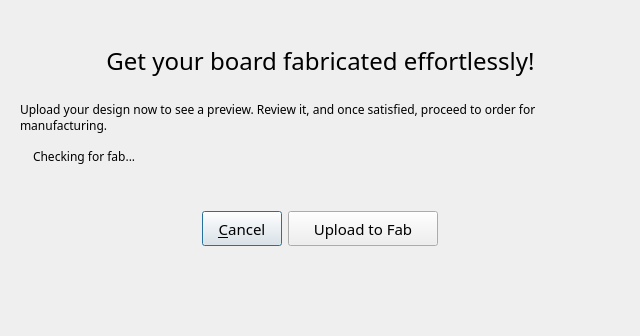
<?xml version="1.0" encoding="UTF-8"?>
<ui version="4.0">
 <class>FabUploadDialog</class>
 <widget class="QDialog" name="FabUploadDialog">
  <property name="geometry">
   <rect>
    <x>0</x>
    <y>0</y>
    <width>640</width>
    <height>336</height>
   </rect>
  </property>
  <property name="font">
   <font>
    <family>Droid Sans</family>
   </font>
  </property>
  <property name="windowTitle">
   <string>Fritzing Fab Upload</string>
  </property>
  <layout class="QVBoxLayout" name="verticalLayout_2">
    <item>
     <spacer name="verticalSpacer_2">
      <property name="orientation">
       <enum>Qt::Vertical</enum>
      </property>
      <property name="sizeHint" stdset="0">
       <size>
        <width>20</width>
        <height>30</height>
       </size>
      </property>
     </spacer>
    </item>
    <item>
     <layout class="QHBoxLayout" name="horizontalLayout_2">
      <item>
       <spacer name="horizontalSpacer_2">
        <property name="orientation">
         <enum>Qt::Horizontal</enum>
        </property>
        <property name="sizeHint" stdset="0">
         <size>
          <width>40</width>
          <height>20</height>
         </size>
        </property>
       </spacer>
      </item>
      <item>
       <widget class="QLabel" name="headline">
        <property name="font">
         <font>
          <family>Droid Sans</family>
          <pointsize>18</pointsize>
          <bold>false</bold>
         </font>
        </property>
        <property name="text">
         <string>Get your board fabricated effortlessly!</string>
        </property>
        <property name="alignment">
         <set>Qt::AlignCenter</set>
        </property>
       </widget>
      </item>
      <item>
       <spacer name="horizontalSpacer">
        <property name="orientation">
         <enum>Qt::Horizontal</enum>
        </property>
        <property name="sizeHint" stdset="0">
         <size>
          <width>40</width>
          <height>20</height>
         </size>
        </property>
       </spacer>
      </item>
     </layout>
    </item>
    <item>
     <widget class="QStackedWidget" name="stackedWidget">
      <property name="currentIndex">
       <number>0</number>
      </property>
      <widget class="QWidget" name="page">
       <layout class="QVBoxLayout" name="verticalLayout">
        <item>
         <widget class="QSplitter" name="splitter">
          <property name="orientation">
           <enum>Qt::Vertical</enum>
          </property>
          <widget class="QLabel" name="label_2">
           <property name="text">
            <string>Upload your design now to see a preview. Review it, and once satisfied, proceed to order for manufacturing.</string>
           </property>
           <property name="wordWrap">
            <bool>true</bool>
           </property>
           <property name="margin">
            <number>2</number>
           </property>
          </widget>
         </widget>
        </item>
        <item>
         <layout class="QHBoxLayout" name="horizontalLayout4" stretch="0,1">
          <item>
           <widget class="QSplitter" name="splitter2">
            <property name="orientation">
             <enum>Qt::Vertical</enum>
            </property>
            <widget class="QLabel" name="fab_icon">
             <property name="text">
              <string/>
             </property>
             <property name="pixmap">
              <pixmap resource="../../phoenixresources.qrc">:/resources/images/icons/Toolbar_Icon_Order.png</pixmap>
             </property>
             <property name="alignment">
              <set>Qt::AlignCenter</set>
             </property>
             <property name="wordWrap">
              <bool>true</bool>
             </property>
            </widget>
           </widget>
          </item>
          <item>
           <widget class="QSplitter" name="splitter3">
            <property name="orientation">
             <enum>Qt::Vertical</enum>
            </property>
            <widget class="QLabel" name="fab_message">
             <property name="text">
              <string>Checking for fab...</string>
             </property>
             <property name="wordWrap">
              <bool>true</bool>
             </property>
            </widget>
           </widget>
          </item>
         </layout>
        </item>
        <item>
         <spacer name="verticalSpacer_3">
          <property name="orientation">
           <enum>Qt::Vertical</enum>
          </property>
          <property name="sizeHint" stdset="0">
           <size>
            <width>20</width>
            <height>40</height>
           </size>
          </property>
         </spacer>
        </item>
        <item>
         <layout class="QHBoxLayout" name="horizontalLayout">
          <item>
           <spacer name="horizontalSpacer_5">
            <property name="orientation">
             <enum>Qt::Horizontal</enum>
            </property>
            <property name="sizeHint" stdset="0">
             <size>
              <width>40</width>
              <height>20</height>
             </size>
            </property>
           </spacer>
          </item>
          <item>
           <widget class="QPushButton" name="cancelButton">
            <property name="minimumSize">
             <size>
              <width>60</width>
              <height>0</height>
             </size>
            </property>
            <property name="maximumSize">
             <size>
              <width>100</width>
              <height>35</height>
             </size>
            </property>
            <property name="font">
             <font>
              <family>Droid Sans</family>
              <pointsize>11</pointsize>
             </font>
            </property>
            <property name="text">
             <string>&amp;Cancel</string>
            </property>
            <property name="icon">
             <iconset theme="window-close">
              <normaloff>.</normaloff>.</iconset>
            </property>
           </widget>
          </item>
          <item>
           <widget class="QPushButton" name="uploadButton">
            <property name="minimumSize">
             <size>
              <width>150</width>
              <height>35</height>
             </size>
            </property>
            <property name="maximumSize">
             <size>
              <width>150</width>
              <height>35</height>
             </size>
            </property>
            <property name="font">
             <font>
              <family>Droid Sans</family>
              <pointsize>11</pointsize>
              <italic>false</italic>
              <bold>false</bold>
              <kerning>true</kerning>
             </font>
            </property>
            <property name="text">
             <string>Upload to Fab</string>
            </property>
           </widget>
          </item>
          <item>
           <spacer name="horizontalSpacer_6">
            <property name="orientation">
             <enum>Qt::Horizontal</enum>
            </property>
            <property name="sizeHint" stdset="0">
             <size>
              <width>40</width>
              <height>20</height>
             </size>
            </property>
           </spacer>
          </item>
         </layout>
        </item>
        <item>
         <spacer name="verticalSpacer">
          <property name="orientation">
           <enum>Qt::Vertical</enum>
          </property>
          <property name="sizeHint" stdset="0">
           <size>
            <width>20</width>
            <height>70</height>
           </size>
          </property>
         </spacer>
        </item>
       </layout>
      </widget>
      <widget class="QWidget" name="page_2">
       <layout class="QVBoxLayout" name="verticalLayout_5">
        <item>
         <widget class="FabUploadProgress" name="upload" native="true">
          <layout class="QVBoxLayout" name="verticalLayout_4">
          <item>
           <layout class="QVBoxLayout" name="verticalLayout_3">
            <item>
             <widget class="QLabel" name="label_9">
              <property name="text">
               <string>Upload</string>
              </property>
             </widget>
            </item>
            <item>
             <widget class="QProgressBar" name="progressBar_upload">
              <property name="value">
               <number>24</number>
              </property>
             </widget>
            </item>
            <item>
             <widget class="QLabel" name="message">
              <property name="text">
               <string>Import</string>
              </property>
             </widget>
            </item>
            <item>
             <widget class="QProgressBar" name="progressBar_import">
              <property name="value">
               <number>24</number>
              </property>
             </widget>
            </item>
           </layout>
          </item>
          <item>
           <spacer name="verticalSpacer_4">
            <property name="orientation">
             <enum>Qt::Vertical</enum>
            </property>
            <property name="sizeHint" stdset="0">
             <size>
              <width>20</width>
              <height>13</height>
             </size>
            </property>
           </spacer>
          </item>
          <item>
           <layout class="QHBoxLayout" name="horizontalLayout_4">
            <item>
             <spacer name="horizontalSpacer_4">
              <property name="orientation">
               <enum>Qt::Horizontal</enum>
              </property>
              <property name="sizeHint" stdset="0">
               <size>
                <width>40</width>
                <height>28</height>
               </size>
              </property>
             </spacer>
            </item>
            <item>
             <widget class="QPushButton" name="cancelButton_2">
              <property name="minimumSize">
               <size>
                <width>60</width>
                <height>0</height>
               </size>
              </property>
              <property name="maximumSize">
               <size>
                <width>100</width>
                <height>35</height>
               </size>
              </property>
              <property name="font">
               <font>
                <family>Droid Sans</family>
                <pointsize>11</pointsize>
               </font>
              </property>
              <property name="text">
               <string>&amp;Cancel</string>
              </property>
              <property name="icon">
               <iconset theme="window-close">
                <normaloff>.</normaloff>.</iconset>
              </property>
             </widget>
            </item>
            <item>
             <widget class="QPushButton" name="uploadButton_2">
              <property name="minimumSize">
               <size>
                <width>150</width>
                <height>35</height>
               </size>
              </property>
              <property name="maximumSize">
               <size>
                <width>150</width>
                <height>35</height>
               </size>
              </property>
              <property name="font">
               <font>
                <family>Droid Sans</family>
                <pointsize>11</pointsize>
                <italic>false</italic>
                <bold>false</bold>
                <kerning>true</kerning>
               </font>
              </property>
              <property name="text">
               <string>Uploading...</string>
              </property>
             </widget>
            </item>
            <item>
             <spacer name="horizontalSpacer_3">
              <property name="orientation">
               <enum>Qt::Horizontal</enum>
              </property>
              <property name="sizeHint" stdset="0">
               <size>
                <width>40</width>
                <height>38</height>
               </size>
              </property>
             </spacer>
            </item>
           </layout>
          </item>
          <item>
           <spacer name="verticalSpacer_5">
            <property name="orientation">
             <enum>Qt::Vertical</enum>
            </property>
            <property name="sizeHint" stdset="0">
             <size>
              <width>20</width>
              <height>13</height>
             </size>
            </property>
           </spacer>
          </item>
          </layout>
         </widget>
        </item>
       </layout>
      </widget>
     </widget>
    </item>
   </layout>
 </widget>
 <customwidgets>
  <customwidget>
   <class>FabUploadProgress</class>
   <extends>QWidget</extends>
   <header>fabuploadprogress.h</header>
   <container>1</container>
   <slots>
    <signal>uploadProgressChanged(int)</signal>
    <signal>processProgressChanged(int)</signal>
    <signal>processingDone()</signal>
    <signal>closeUploadError()</signal>
    <slot>doUpload()</slot>
    <slot>openInBrowser()</slot>
   </slots>
  </customwidget>
 </customwidgets>
 <resources>
  <include location="../../phoenixresources.qrc"/>
 </resources>
 <connections>
  <connection>
   <sender>upload</sender>
   <signal>uploadProgressChanged(int)</signal>
   <receiver>progressBar_upload</receiver>
   <slot>setValue(int)</slot>
   <hints>
    <hint type="sourcelabel">
     <x>212</x>
     <y>255</y>
    </hint>
    <hint type="destinationlabel">
     <x>171</x>
     <y>287</y>
    </hint>
   </hints>
  </connection>
  <connection>
   <sender>upload</sender>
   <signal>processProgressChanged(int)</signal>
   <receiver>progressBar_import</receiver>
   <slot>setValue(int)</slot>
   <hints>
    <hint type="sourcelabel">
     <x>340</x>
     <y>339</y>
    </hint>
    <hint type="destinationlabel">
     <x>249</x>
     <y>400</y>
    </hint>
   </hints>
  </connection>
  <connection>
   <sender>upload</sender>
   <signal>processingDone()</signal>
   <receiver>FabUploadDialog</receiver>
   <slot>onUploadReady()</slot>
   <hints>
    <hint type="sourcelabel">
     <x>300</x>
     <y>390</y>
    </hint>
    <hint type="destinationlabel">
     <x>331</x>
     <y>289</y>
    </hint>
   </hints>
  </connection>
  <connection>
   <sender>upload</sender>
   <signal>closeUploadError()</signal>
   <receiver>FabUploadDialog</receiver>
   <slot>close()</slot>
   <hints>
    <hint type="sourcelabel">
     <x>300</x>
     <y>390</y>
    </hint>
    <hint type="destinationlabel">
     <x>331</x>
     <y>289</y>
    </hint>
   </hints>
  </connection>
  <connection>
   <sender>uploadButton_2</sender>
   <signal>clicked()</signal>
   <receiver>FabUploadDialog</receiver>
   <slot>close()</slot>
   <hints>
    <hint type="sourcelabel">
     <x>478</x>
     <y>495</y>
    </hint>
    <hint type="destinationlabel">
     <x>331</x>
     <y>289</y>
    </hint>
   </hints>
  </connection>
  <connection>
   <sender>uploadButton_2</sender>
   <signal>clicked()</signal>
   <receiver>upload</receiver>
   <slot>openInBrowser()</slot>
   <hints>
    <hint type="sourcelabel">
     <x>478</x>
     <y>495</y>
    </hint>
    <hint type="destinationlabel">
     <x>300</x>
     <y>390</y>
    </hint>
   </hints>
  </connection>
  <connection>
   <sender>cancelButton_2</sender>
   <signal>clicked()</signal>
   <receiver>FabUploadDialog</receiver>
   <slot>close()</slot>
   <hints>
    <hint type="sourcelabel">
     <x>350</x>
     <y>495</y>
    </hint>
    <hint type="destinationlabel">
     <x>331</x>
     <y>289</y>
    </hint>
   </hints>
  </connection>
  <connection>
   <sender>cancelButton</sender>
   <signal>clicked()</signal>
   <receiver>FabUploadDialog</receiver>
   <slot>close()</slot>
   <hints>
    <hint type="sourcelabel">
     <x>426</x>
     <y>518</y>
    </hint>
    <hint type="destinationlabel">
     <x>331</x>
     <y>289</y>
    </hint>
   </hints>
  </connection>
  <connection>
   <sender>uploadButton</sender>
   <signal>clicked()</signal>
   <receiver>upload</receiver>
   <slot>doUpload()</slot>
   <hints>
    <hint type="sourcelabel">
     <x>524</x>
     <y>518</y>
    </hint>
    <hint type="destinationlabel">
     <x>310</x>
     <y>370</y>
    </hint>
   </hints>
  </connection>
  <connection>
   <sender>uploadButton</sender>
   <signal>clicked()</signal>
   <receiver>FabUploadDialog</receiver>
   <slot>onUploadStarted()</slot>
   <hints>
    <hint type="sourcelabel">
     <x>297</x>
     <y>221</y>
    </hint>
    <hint type="destinationlabel">
     <x>253</x>
     <y>167</y>
    </hint>
   </hints>
  </connection>
 </connections>
 <slots>
  <slot>onUploadReady()</slot>
  <slot>onUploadStarted()</slot>
 </slots>
</ui>
